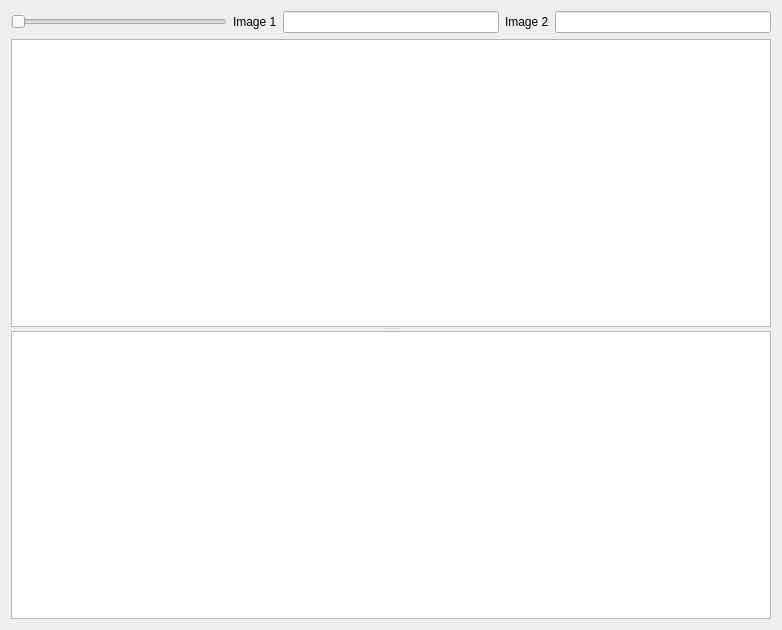
<?xml version="1.0" encoding="UTF-8"?>
<ui version="4.0">
 <class>Blending</class>
 <widget class="QDialog" name="Blending">
  <property name="geometry">
   <rect>
    <x>0</x>
    <y>0</y>
    <width>782</width>
    <height>630</height>
   </rect>
  </property>
  <property name="windowTitle">
   <string>Dialog</string>
  </property>
  <layout class="QVBoxLayout" name="verticalLayout">
   <item>
    <layout class="QHBoxLayout" name="horizontalLayout">
     <item>
      <widget class="QSlider" name="alphaSlider">
       <property name="orientation">
        <enum>Qt::Horizontal</enum>
       </property>
      </widget>
     </item>
     <item>
      <widget class="QLabel" name="label">
       <property name="text">
        <string>Image 1</string>
       </property>
      </widget>
     </item>
     <item>
      <widget class="QLineEdit" name="ImageOneLineEdit">
       <property name="text">
        <string/>
       </property>
      </widget>
     </item>
     <item>
      <widget class="QLabel" name="label_2">
       <property name="text">
        <string>Image 2</string>
       </property>
      </widget>
     </item>
     <item>
      <widget class="QLineEdit" name="ImageTwoLineEdit"/>
     </item>
    </layout>
   </item>
   <item>
    <widget class="QSplitter" name="splitter">
     <property name="orientation">
      <enum>Qt::Vertical</enum>
     </property>
     <property name="childrenCollapsible">
      <bool>false</bool>
     </property>
     <widget class="QGraphicsView" name="pixelDataGraphics"/>
     <widget class="QListWidget" name="imageListWidget">
      <property name="resizeMode">
       <enum>QListView::Fixed</enum>
      </property>
      <property name="viewMode">
       <enum>QListView::ListMode</enum>
      </property>
     </widget>
    </widget>
   </item>
  </layout>
 </widget>
 <resources/>
 <connections/>
</ui>
